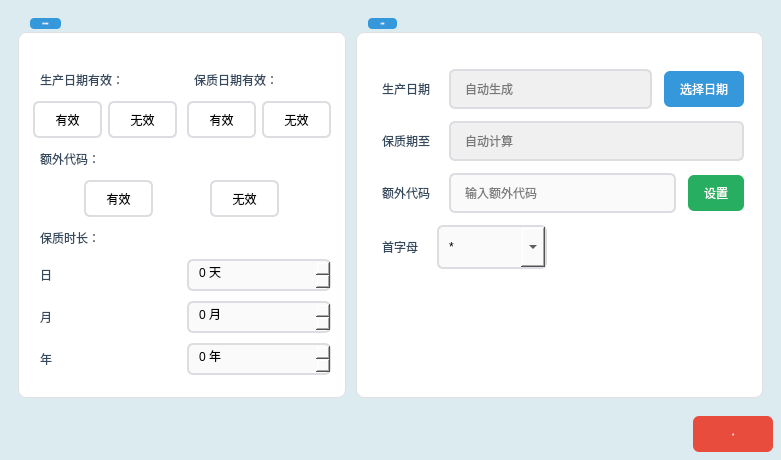
<?xml version="1.0" encoding="UTF-8"?>
<ui version="4.0">
 <class>OcrFilterRulesClass</class>
 <widget class="QWidget" name="OcrFilterRulesClass">
  <property name="geometry">
   <rect>
    <x>0</x>
    <y>0</y>
    <width>781</width>
    <height>460</height>
   </rect>
  </property>
  <property name="windowTitle">
   <string>OCR过滤规则</string>
  </property>
  <property name="windowIcon">
   <iconset resource="../OCRdemo.qrc">
    <normaloff>:/PIC/Resources/PICs/A2.png</normaloff>:/PIC/Resources/PICs/A2.png</iconset>
  </property>
  <property name="styleSheet">
   <string notr="true">background-color:rgb(220, 235, 240);</string>
  </property>
  <layout class="QVBoxLayout" name="mainLayout">
   <property name="spacing">
    <number>8</number>
   </property>
   <property name="leftMargin">
    <number>8</number>
   </property>
   <property name="topMargin">
    <number>8</number>
   </property>
   <property name="rightMargin">
    <number>8</number>
   </property>
   <property name="bottomMargin">
    <number>8</number>
   </property>
   <item>
    <widget class="QStackedWidget" name="stackedWidget">
     <property name="styleSheet">
      <string notr="true"/>
     </property>
     <property name="currentIndex">
      <number>1</number>
     </property>
     <widget class="QWidget" name="page">
      <layout class="QVBoxLayout" name="page0Layout">
       <property name="spacing">
        <number>0</number>
       </property>
       <property name="leftMargin">
        <number>0</number>
       </property>
       <property name="topMargin">
        <number>0</number>
       </property>
       <property name="rightMargin">
        <number>0</number>
       </property>
       <property name="bottomMargin">
        <number>0</number>
       </property>
       <item>
        <widget class="QGroupBox" name="groupBox_3">
         <property name="font">
          <font>
           <family>Microsoft YaHei</family>
           <pointsize>-1</pointsize>
           <italic>false</italic>
           <bold>true</bold>
          </font>
         </property>
         <property name="styleSheet">
          <string notr="true">QGroupBox{font: bold 14px &quot;Microsoft YaHei&quot;; color: #2c3e50; border: 1px solid #e0e0e0; border-radius: 8px; margin-top: 14px; padding-top: 18px; background: #ffffff;}
QGroupBox::title{subcontrol-origin: margin; left: 12px; padding: 4px 12px; background: #3498db; color: white; border-radius: 4px;}
QLineEdit{font: bold 12px &quot;Microsoft YaHei&quot;; padding: 8px 12px; border: 2px solid #dcdde1; border-radius: 6px; background: #fafafa; min-height:20px;}
QLineEdit:focus{border-color: #3498db; background: #ffffff;}
QPushButton{font: bold 12px &quot;Microsoft YaHei&quot;; border-radius: 6px; padding: 8px 20px; min-height: 20px;}
QPushButton:hover{opacity: 0.9;}
QPushButton:pressed{padding-top: 10px; padding-bottom: 6px;}
QSpinBox{font: 12px &quot;Microsoft YaHei&quot;; padding: 4px 8px; border: 2px solid #dcdde1; border-radius: 6px; background: #fafafa; min-height: 20px;}
QSpinBox:focus{border-color: #3498db; background: #ffffff;}</string>
         </property>
         <property name="title">
          <string>自定义检测文本</string>
         </property>
         <layout class="QVBoxLayout" name="groupBox3Layout">
          <property name="spacing">
           <number>10</number>
          </property>
          <property name="leftMargin">
           <number>24</number>
          </property>
          <property name="topMargin">
           <number>24</number>
          </property>
          <property name="rightMargin">
           <number>24</number>
          </property>
          <property name="bottomMargin">
           <number>20</number>
          </property>
          <item>
           <layout class="QHBoxLayout" name="row1">
            <item>
             <widget class="QLineEdit" name="lineEdit_4">
              <property name="placeholderText">
               <string>检测文本 1</string>
              </property>
             </widget>
            </item>
            <item>
             <widget class="QLineEdit" name="lineEdit_7">
              <property name="placeholderText">
               <string>检测文本 4</string>
              </property>
             </widget>
            </item>
           </layout>
          </item>
          <item>
           <layout class="QHBoxLayout" name="row2">
            <item>
             <widget class="QLineEdit" name="lineEdit_6">
              <property name="placeholderText">
               <string>检测文本 2</string>
              </property>
             </widget>
            </item>
            <item>
             <widget class="QLineEdit" name="lineEdit_8">
              <property name="placeholderText">
               <string>检测文本 5</string>
              </property>
             </widget>
            </item>
           </layout>
          </item>
          <item>
           <widget class="QLineEdit" name="lineEdit_5">
            <property name="placeholderText">
             <string>检测文本 3</string>
            </property>
           </widget>
          </item>
          <item>
           <layout class="QHBoxLayout" name="buttonRow">
            <item>
             <spacer name="buttonSpacerLeft">
              <property name="orientation">
               <enum>Qt::Orientation::Horizontal</enum>
              </property>
              <property name="sizeHint" stdset="0">
               <size>
                <width>40</width>
                <height>20</height>
               </size>
              </property>
             </spacer>
            </item>
            <item>
             <widget class="QPushButton" name="zdybutton_2">
              <property name="minimumSize">
               <size>
                <width>80</width>
                <height>36</height>
               </size>
              </property>
              <property name="styleSheet">
               <string notr="true">QPushButton{background: #3498db; color: white;} QPushButton:hover{background: #2980b9;}</string>
              </property>
              <property name="text">
               <string>清空</string>
              </property>
             </widget>
            </item>
            <item>
             <widget class="QPushButton" name="pushButton_6">
              <property name="minimumSize">
               <size>
                <width>80</width>
                <height>36</height>
               </size>
              </property>
              <property name="styleSheet">
               <string notr="true">QPushButton{background: #27ae60; color: white;} QPushButton:hover{background: #219a52;}</string>
              </property>
              <property name="text">
               <string>保存</string>
              </property>
             </widget>
            </item>
            <item>
             <spacer name="buttonSpacerRight">
              <property name="orientation">
               <enum>Qt::Orientation::Horizontal</enum>
              </property>
              <property name="sizeHint" stdset="0">
               <size>
                <width>40</width>
                <height>20</height>
               </size>
              </property>
             </spacer>
            </item>
           </layout>
          </item>
         </layout>
        </widget>
       </item>
      </layout>
     </widget>
     <widget class="QWidget" name="stackedWidget_4Page1">
      <layout class="QHBoxLayout" name="page1Layout">
       <property name="spacing">
        <number>10</number>
       </property>
       <property name="leftMargin">
        <number>10</number>
       </property>
       <property name="topMargin">
        <number>10</number>
       </property>
       <property name="rightMargin">
        <number>10</number>
       </property>
       <property name="bottomMargin">
        <number>10</number>
       </property>
       <item>
        <widget class="QGroupBox" name="groupBox">
         <property name="font">
          <font>
           <family>Microsoft YaHei</family>
           <pointsize>-1</pointsize>
           <italic>false</italic>
           <bold>true</bold>
          </font>
         </property>
         <property name="styleSheet">
          <string notr="true">QGroupBox{font: bold 14px &quot;Microsoft YaHei&quot;; color: #2c3e50; border: 1px solid #e0e0e0; border-radius: 8px; margin-top: 14px; padding-top: 18px; background: #ffffff;}
QGroupBox::title{subcontrol-origin: margin; left: 12px; padding: 4px 12px; background: #3498db; color: white; border-radius: 4px;}
QLabel{color: #34495e; background: transparent; font: bold 12px &quot;Microsoft YaHei&quot;; padding: 2px 4px;}
QToolButton{font: bold 12px &quot;Microsoft YaHei&quot;; border: 2px solid #dcdde1; border-radius: 6px; padding: 6px 16px; background: #ffffff; min-height: 20px;}
QToolButton:checked{background: #d4efdf; border-color: #27ae60; color: #1e8449; font-weight: bold;}
QSpinBox{font: 12px &quot;Microsoft YaHei&quot;; padding: 4px 8px; border: 2px solid #dcdde1; border-radius: 6px; background: #fafafa; min-height: 20px;}
QSpinBox:focus{border-color: #3498db; background: #ffffff;}</string>
         </property>
         <property name="title">
          <string>检测内容设置</string>
         </property>
         <layout class="QGridLayout" name="gridLayoutLeft">
          <property name="leftMargin">
           <number>14</number>
          </property>
          <property name="topMargin">
           <number>18</number>
          </property>
          <property name="rightMargin">
           <number>14</number>
          </property>
          <property name="bottomMargin">
           <number>14</number>
          </property>
          <property name="spacing">
           <number>10</number>
          </property>
          <item row="0" column="0">
           <widget class="QLabel" name="label_19">
            <property name="text">
             <string>生产日期有效：</string>
            </property>
           </widget>
          </item>
          <item row="0" column="1">
           <widget class="QLabel" name="label_20">
            <property name="text">
             <string>保质日期有效：</string>
            </property>
           </widget>
          </item>
          <item row="1" column="0">
           <layout class="QHBoxLayout" name="scRow">
            <property name="spacing">
             <number>6</number>
            </property>
            <item>
             <widget class="QToolButton" name="toolButton_18">
              <property name="text">
               <string>有效</string>
              </property>
              <property name="checkable">
               <bool>true</bool>
              </property>
             </widget>
            </item>
            <item>
             <widget class="QToolButton" name="toolButton_20">
              <property name="text">
               <string>无效</string>
              </property>
              <property name="checkable">
               <bool>true</bool>
              </property>
             </widget>
            </item>
           </layout>
          </item>
          <item row="1" column="1">
           <layout class="QHBoxLayout" name="bzRow">
            <property name="spacing">
             <number>6</number>
            </property>
            <item>
             <widget class="QToolButton" name="toolButton_22">
              <property name="text">
               <string>有效</string>
              </property>
              <property name="checkable">
               <bool>true</bool>
              </property>
             </widget>
            </item>
            <item>
             <widget class="QToolButton" name="toolButton_23">
              <property name="text">
               <string>无效</string>
              </property>
              <property name="checkable">
               <bool>true</bool>
              </property>
             </widget>
            </item>
           </layout>
          </item>
          <item row="2" column="0" colspan="2">
           <widget class="QLabel" name="label_23">
            <property name="text">
             <string>额外代码：</string>
            </property>
           </widget>
          </item>
          <item row="3" column="0" colspan="2">
           <layout class="QHBoxLayout" name="ewRow">
            <property name="spacing">
             <number>6</number>
            </property>
            <item>
             <widget class="QToolButton" name="toolButton_24">
              <property name="text">
               <string>有效</string>
              </property>
              <property name="checkable">
               <bool>true</bool>
              </property>
             </widget>
            </item>
            <item>
             <widget class="QToolButton" name="toolButton_29">
              <property name="text">
               <string>无效</string>
              </property>
              <property name="checkable">
               <bool>true</bool>
              </property>
             </widget>
            </item>
           </layout>
          </item>
          <item row="4" column="0" colspan="2">
           <widget class="QLabel" name="label_22">
            <property name="text">
             <string>保质时长：</string>
            </property>
           </widget>
          </item>
          <item row="5" column="0">
           <widget class="QLabel" name="label_29">
            <property name="text">
             <string>日</string>
            </property>
           </widget>
          </item>
          <item row="5" column="1">
           <widget class="QSpinBox" name="spinBox">
            <property name="suffix">
             <string> 天</string>
            </property>
            <property name="minimum">
             <number>-99</number>
            </property>
            <property name="maximum">
             <number>999</number>
            </property>
           </widget>
          </item>
          <item row="6" column="0">
           <widget class="QLabel" name="label_30">
            <property name="text">
             <string>月</string>
            </property>
           </widget>
          </item>
          <item row="6" column="1">
           <widget class="QSpinBox" name="spinBox_2">
            <property name="suffix">
             <string> 月</string>
            </property>
           </widget>
          </item>
          <item row="7" column="0">
           <widget class="QLabel" name="label_31">
            <property name="text">
             <string>年</string>
            </property>
           </widget>
          </item>
          <item row="7" column="1">
           <widget class="QSpinBox" name="spinBox_3">
            <property name="suffix">
             <string> 年</string>
            </property>
           </widget>
          </item>
          <item row="8" column="0" colspan="2">
           <spacer name="vSpacerLeft">
            <property name="orientation">
             <enum>Qt::Orientation::Vertical</enum>
            </property>
            <property name="sizeHint" stdset="0">
             <size>
              <width>20</width>
              <height>10</height>
             </size>
            </property>
           </spacer>
          </item>
         </layout>
        </widget>
       </item>
       <item>
        <widget class="QGroupBox" name="groupBox_2">
         <property name="font">
          <font>
           <family>Microsoft YaHei</family>
           <pointsize>-1</pointsize>
           <italic>false</italic>
           <bold>true</bold>
          </font>
         </property>
         <property name="styleSheet">
          <string notr="true">QGroupBox{font: bold 14px &quot;Microsoft YaHei&quot;; color: #2c3e50; border: 1px solid #e0e0e0; border-radius: 8px; margin-top: 14px; padding-top: 18px; background: #ffffff;}
QGroupBox::title{subcontrol-origin: margin; left: 12px; padding: 4px 12px; background: #3498db; color: white; border-radius: 4px;}
QLabel{color: #34495e; background: transparent; font: bold 12px &quot;Microsoft YaHei&quot;; padding: 2px 4px;}

QLineEdit{font: bold 12px &quot;Microsoft YaHei&quot;; padding: 8px 12px; border: 2px solid #dcdde1; border-radius: 6px; background: #fafafa; min-height: 20px;}
QLineEdit:focus{border-color: #3498db; background: #ffffff;}
QLineEdit:read-only{background: #f0f0f0;}

QPushButton{font: bold 12px &quot;Microsoft YaHei&quot;; border-radius: 6px; padding: 8px 16px; min-height: 20px;}
QComboBox{font: bold 16px &quot;Microsoft YaHei&quot;; padding: 4px 10px; border: 2px solid #dcdde1; border-radius: 6px; background: #fafafa; min-height: 32px; min-width: 60px;}
QComboBox:focus{border-color: #3498db; background: #ffffff;}
QComboBox::drop-down{width: 24px;}</string>
         </property>
         <property name="title">
          <string>日期设置</string>
         </property>
         <layout class="QVBoxLayout" name="groupBox2Layout">
          <property name="spacing">
           <number>12</number>
          </property>
          <property name="leftMargin">
           <number>18</number>
          </property>
          <property name="topMargin">
           <number>18</number>
          </property>
          <property name="rightMargin">
           <number>18</number>
          </property>
          <property name="bottomMargin">
           <number>18</number>
          </property>
          <item>
           <layout class="QHBoxLayout" name="prodRow">
            <item>
             <widget class="QLabel" name="label_4">
              <property name="text">
               <string>生产日期</string>
              </property>
             </widget>
            </item>
            <item>
             <widget class="QLineEdit" name="lineEdit">
              <property name="minimumSize">
               <size>
                <width>200</width>
                <height>40</height>
               </size>
              </property>
              <property name="readOnly">
               <bool>true</bool>
              </property>
              <property name="placeholderText">
               <string>自动生成</string>
              </property>
             </widget>
            </item>
            <item>
             <widget class="QPushButton" name="pushButton_3">
              <property name="styleSheet">
               <string notr="true">QPushButton{background: #3498db; color: white;} QPushButton:hover{background: #2980b9;}</string>
              </property>
              <property name="text">
               <string>选择日期</string>
              </property>
             </widget>
            </item>
           </layout>
          </item>
          <item>
           <layout class="QHBoxLayout" name="expRow">
            <item>
             <widget class="QLabel" name="label_14">
              <property name="text">
               <string>保质期至</string>
              </property>
             </widget>
            </item>
            <item>
             <widget class="QLineEdit" name="lineEdit_3">
              <property name="readOnly">
               <bool>true</bool>
              </property>
              <property name="placeholderText">
               <string>自动计算</string>
              </property>
             </widget>
            </item>
           </layout>
          </item>
          <item>
           <layout class="QHBoxLayout" name="extraRow">
            <item>
             <widget class="QLabel" name="label_16">
              <property name="text">
               <string>额外代码</string>
              </property>
             </widget>
            </item>
            <item>
             <widget class="QLineEdit" name="lineEdit_9">
              <property name="placeholderText">
               <string>输入额外代码</string>
              </property>
             </widget>
            </item>
            <item>
             <widget class="QPushButton" name="pushButton_4">
              <property name="styleSheet">
               <string notr="true">QPushButton{background: #27ae60; color: white;} QPushButton:hover{background: #219a52;}</string>
              </property>
              <property name="text">
               <string>设置</string>
              </property>
             </widget>
            </item>
           </layout>
          </item>
          <item>
           <layout class="QHBoxLayout" name="letterRow">
            <item>
             <widget class="QLabel" name="label_15">
              <property name="text">
               <string>首字母</string>
              </property>
             </widget>
            </item>
            <item>
             <widget class="QComboBox" name="comboBox_2">
              <item>
               <property name="text">
                <string>*</string>
               </property>
              </item>
              <item>
               <property name="text">
                <string>A</string>
               </property>
              </item>
              <item>
               <property name="text">
                <string>B</string>
               </property>
              </item>
              <item>
               <property name="text">
                <string>C</string>
               </property>
              </item>
              <item>
               <property name="text">
                <string>D</string>
               </property>
              </item>
              <item>
               <property name="text">
                <string>E</string>
               </property>
              </item>
              <item>
               <property name="text">
                <string>F</string>
               </property>
              </item>
              <item>
               <property name="text">
                <string>G</string>
               </property>
              </item>
              <item>
               <property name="text">
                <string>H</string>
               </property>
              </item>
              <item>
               <property name="text">
                <string>I</string>
               </property>
              </item>
              <item>
               <property name="text">
                <string>J</string>
               </property>
              </item>
              <item>
               <property name="text">
                <string>K</string>
               </property>
              </item>
              <item>
               <property name="text">
                <string>L</string>
               </property>
              </item>
              <item>
               <property name="text">
                <string>M</string>
               </property>
              </item>
              <item>
               <property name="text">
                <string>N</string>
               </property>
              </item>
              <item>
               <property name="text">
                <string>O</string>
               </property>
              </item>
              <item>
               <property name="text">
                <string>P</string>
               </property>
              </item>
              <item>
               <property name="text">
                <string>Q</string>
               </property>
              </item>
              <item>
               <property name="text">
                <string>R</string>
               </property>
              </item>
              <item>
               <property name="text">
                <string>S</string>
               </property>
              </item>
              <item>
               <property name="text">
                <string>T</string>
               </property>
              </item>
              <item>
               <property name="text">
                <string>U</string>
               </property>
              </item>
              <item>
               <property name="text">
                <string>V</string>
               </property>
              </item>
              <item>
               <property name="text">
                <string>W</string>
               </property>
              </item>
              <item>
               <property name="text">
                <string>X</string>
               </property>
              </item>
              <item>
               <property name="text">
                <string>Y</string>
               </property>
              </item>
              <item>
               <property name="text">
                <string>Z</string>
               </property>
              </item>
             </widget>
            </item>
            <item>
             <spacer name="letterSpacer">
              <property name="orientation">
               <enum>Qt::Orientation::Horizontal</enum>
              </property>
              <property name="sizeHint" stdset="0">
               <size>
                <width>40</width>
                <height>20</height>
               </size>
              </property>
             </spacer>
            </item>
           </layout>
          </item>
          <item>
           <spacer name="vSpacerRight">
            <property name="orientation">
             <enum>Qt::Orientation::Vertical</enum>
            </property>
            <property name="sizeHint" stdset="0">
             <size>
              <width>20</width>
              <height>10</height>
             </size>
            </property>
           </spacer>
          </item>
         </layout>
        </widget>
       </item>
      </layout>
     </widget>
    </widget>
   </item>
   <item>
    <layout class="QHBoxLayout" name="bottomBar">
     <property name="spacing">
      <number>10</number>
     </property>
     <item>
      <spacer name="bottomSpacer">
       <property name="orientation">
        <enum>Qt::Orientation::Horizontal</enum>
       </property>
       <property name="sizeHint" stdset="0">
        <size>
         <width>40</width>
         <height>20</height>
        </size>
       </property>
      </spacer>
     </item>
     <item>
      <widget class="QPushButton" name="pushButton">
       <property name="minimumSize">
        <size>
         <width>80</width>
         <height>36</height>
        </size>
       </property>
       <property name="maximumSize">
        <size>
         <width>80</width>
         <height>36</height>
        </size>
       </property>
       <property name="font">
        <font>
         <family>Microsoft YaHei</family>
         <pointsize>-1</pointsize>
         <italic>false</italic>
         <bold>true</bold>
        </font>
       </property>
       <property name="styleSheet">
        <string notr="true">QPushButton{font: bold 12px &quot;Microsoft YaHei&quot;; background: #e74c3c; color: white; border-radius: 6px; padding: 6px 14px;}
QPushButton:hover{background: #c0392b;}</string>
       </property>
       <property name="text">
        <string>关闭</string>
       </property>
       <property name="icon">
        <iconset resource="../OCRdemo.qrc">
         <normaloff>:/PIC/Resources/PICs/Fanhui.png</normaloff>:/PIC/Resources/PICs/Fanhui.png</iconset>
       </property>
       <property name="iconSize">
        <size>
         <width>20</width>
         <height>20</height>
        </size>
       </property>
      </widget>
     </item>
    </layout>
   </item>
  </layout>
 </widget>
 <resources>
  <include location="../OCRdemo.qrc"/>
 </resources>
 <connections/>
</ui>
